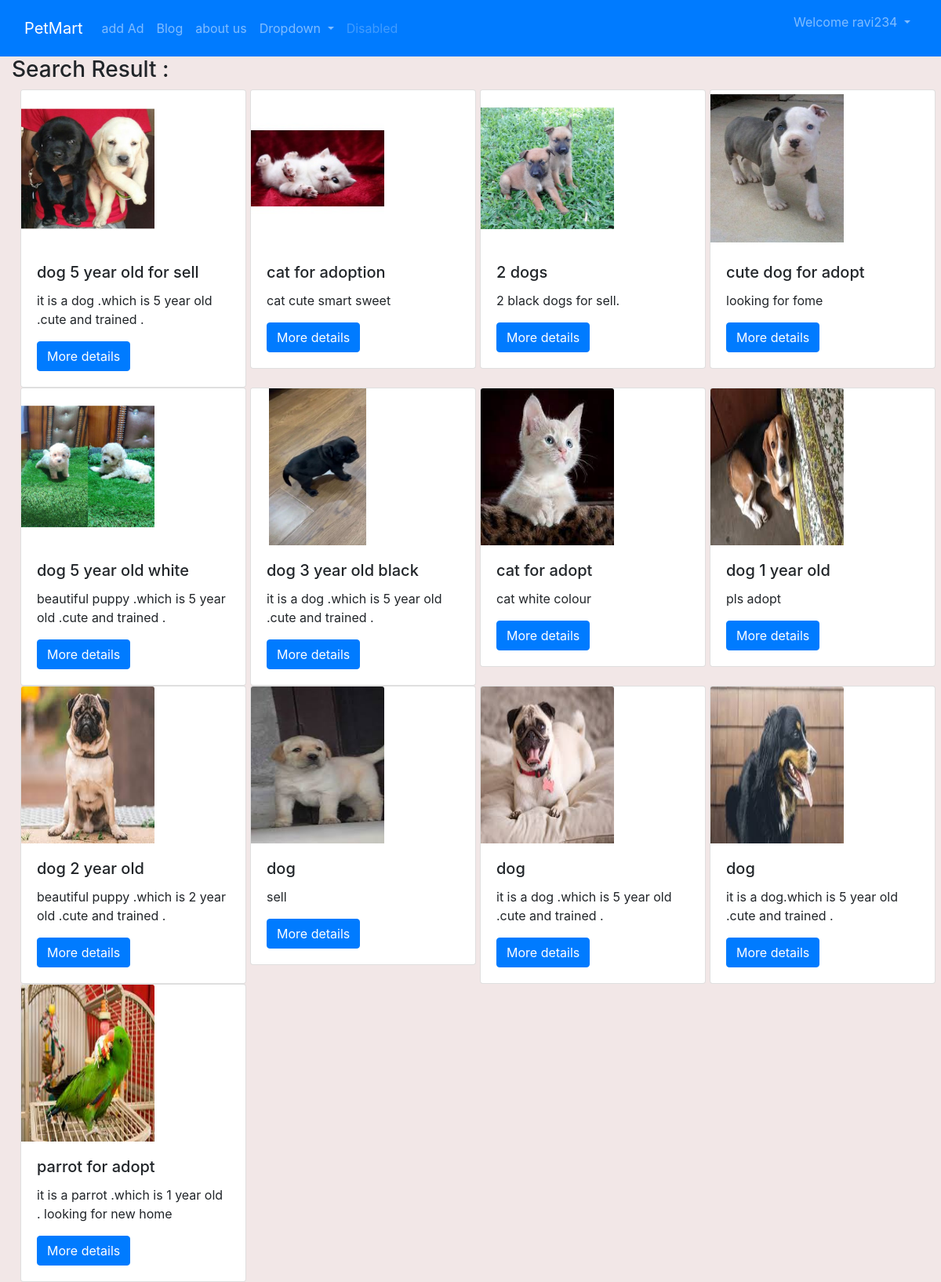
/shop/search/ (signed in), run on the app's committed database.
### shop/models.py (models this page shows)
class Adds(models.Model):
    addId=models.AutoField
    addName=models.CharField(max_length=50,default="")
    petCatgory=models.CharField(max_length=50,default="")
    addDescription=models.CharField(max_length=300,default="")
    userId=models.IntegerField(max_length=20,default=0)
    price=models.IntegerField(default=0)
    pub_date=models.DateField()
    image=models.ImageField(upload_to="shop/images",default="")
    def __str__(self):
        return self.addName

### shop/views.py (the view)
# urls.py: path("search/",views.search,name="search"),
def search(request):
    ads= Adds.objects.all()
    if request.method=="GET":
        st=request.GET.get('search')
        if st!=None:
            ads= Adds.objects.filter(addName__icontains=st,petCatgory__icontains=st)
    print(ads)
    params={"searchAdd":ads}
    print(params)
    return render(request, 'shop/search.html', params)

### shop/templates/shop/search.html (shortened to what this page needs)
{% extends 'shop/base.html' %}
{% block body %}
<div class="container-fluid">
  <h3>Search Result :</h3>
  {% for i in searchAdd %}
<div class="col-xs-3 col-sm-3 col-md-3 ">
    <div class="card" style="width: 18rem;">
      <img src='/media/{{i.image}}' class="card-img-top" alt="...">
      <div class="card-body">
        <h5 class="card-title">{{i.addName}}</h5>
        <p class="card-text">{{i.addDescription}}</p>
        <button id="pr{{i.id}}" class="btn btn-primary cart">More details</button>
      </div>
    </div>
</div>
{% empty %}
No data found
{% endfor %}
</div>
{% endblock %}

### shop/templates/shop/base.html (shortened to what this page needs)
<!doctype html>
<html lang="en">
  <head>
    <link rel="stylesheet" href="https://stackpath.bootstrapcdn.com/bootstrap/4.2.1/css/bootstrap.min.css">
  </head>
  <body>
    <nav class="navbar navbar-expand-lg navbar-dark bg-primary">
      <div class="container-fluid">
        <a class="navbar-brand" href="#">PetMart</a>
        <div class="collapse navbar-collapse" id="navbarSupportedContent">
          <ul class="navbar-nav me-auto mb-2 mb-lg-0">
            <li class="nav-item">
              <a class="nav-link" aria-current="page" href="#">add Ad</a>
            </li>
            <li class="nav-item">
              <a class="nav-link" aria-current="page" href="/blog">Blog</a>
            </li>
            <li class="nav-item">
              <a class="nav-link" href="#">about us</a>
            </li>
            <li class="nav-item dropdown">
              <a
                class="nav-link dropdown-toggle"
                href="#"
                id="navbarDropdown"
                role="button"
                data-bs-toggle="dropdown"
                aria-expanded="false"
              >
                Dropdown
              </a>
            </li>
            <li class="nav-item">
              <a
                class="nav-link disabled"
                href="/"
                tabindex="-1"
                aria-disabled="true"
                >Disabled</a
              >
            </li>
          </ul>
        </div>
        <ul>
          {% if user.is_authenticated %}
            <ul class="navbar-nav ml-auto">
              <li class="nav-item dropdown">
                <a class="nav-link dropdown-toggle" href="#" id="navbarDropdown" role="button" data-toggle="dropdown" aria-haspopup="true" aria-expanded="false">
                  Welcome {{request.user}}
                </a>
              </li>
          </ul>
          {% endif %}
      </div>
    </nav>
    {% block body %} {% endblock %}
  </body>
</html>

### data on the page
Adds: image (picture), addName "dog 5 year old for sell", addDescription "it is a dog .which is 5 year old .cute and trained ."
Adds: image (picture), addName "cat for adoption", addDescription "cat cute smart sweet"
Adds: image (picture), addName "2 dogs", addDescription "2 black dogs for sell."
Adds: image (picture), addName "cute dog for adopt", addDescription "looking for fome"
Adds: image (picture), addName "dog 5 year old white", addDescription "beautiful puppy .which is 5 year old .cute and trained ."
Adds: image (picture), addName "dog 3 year old black", addDescription "it is a dog .which is 5 year old .cute and trained ."
Adds: image (picture), addName "cat for adopt", addDescription "cat white colour"
Adds: image (picture), addName "dog 1 year old", addDescription "pls adopt"
Adds: image (picture), addName "dog 2 year old", addDescription "beautiful puppy .which is 2 year old .cute and trained ."
Adds: image (picture), addName "dog", addDescription "sell"
Adds: image (picture), addName "dog", addDescription "it is a dog .which is 5 year old .cute and trained ."
Adds: image (picture), addName "dog", addDescription "it is a dog.which is 5 year old .cute and trained ."
Adds: image (picture), addName "parrot for adopt", addDescription "it is a parrot .which is 1 year old . looking for new home"

### other printed values
{{ request.user }} "ravi234"
